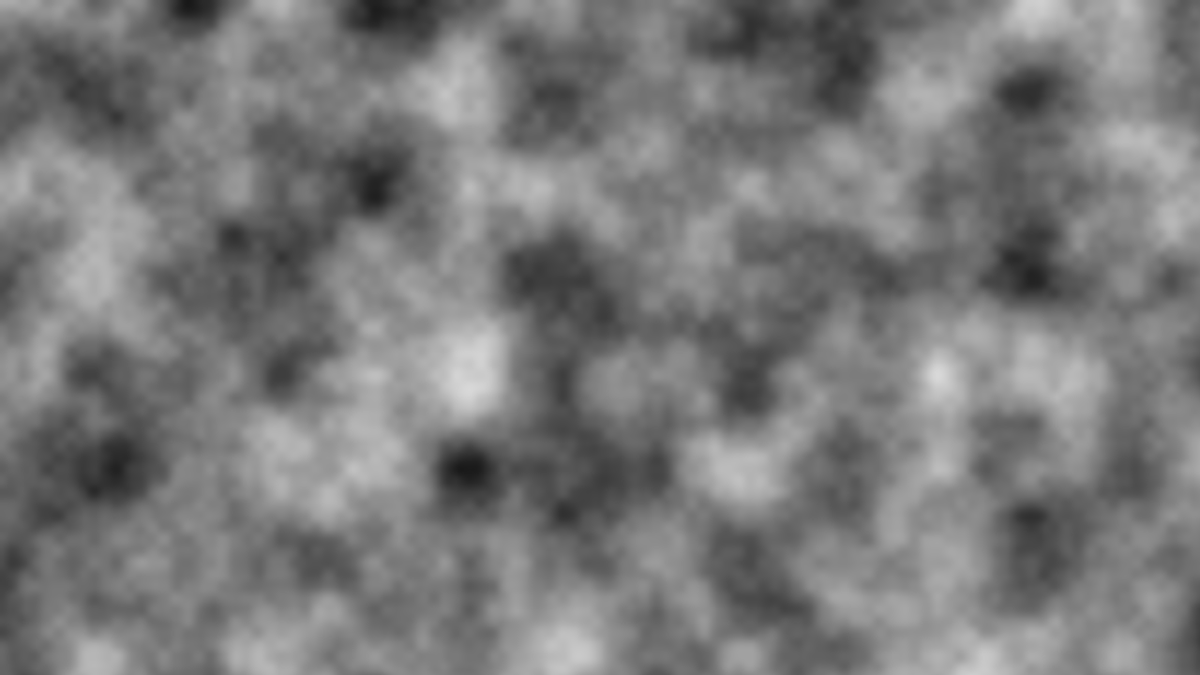
Frame 1 (no input)
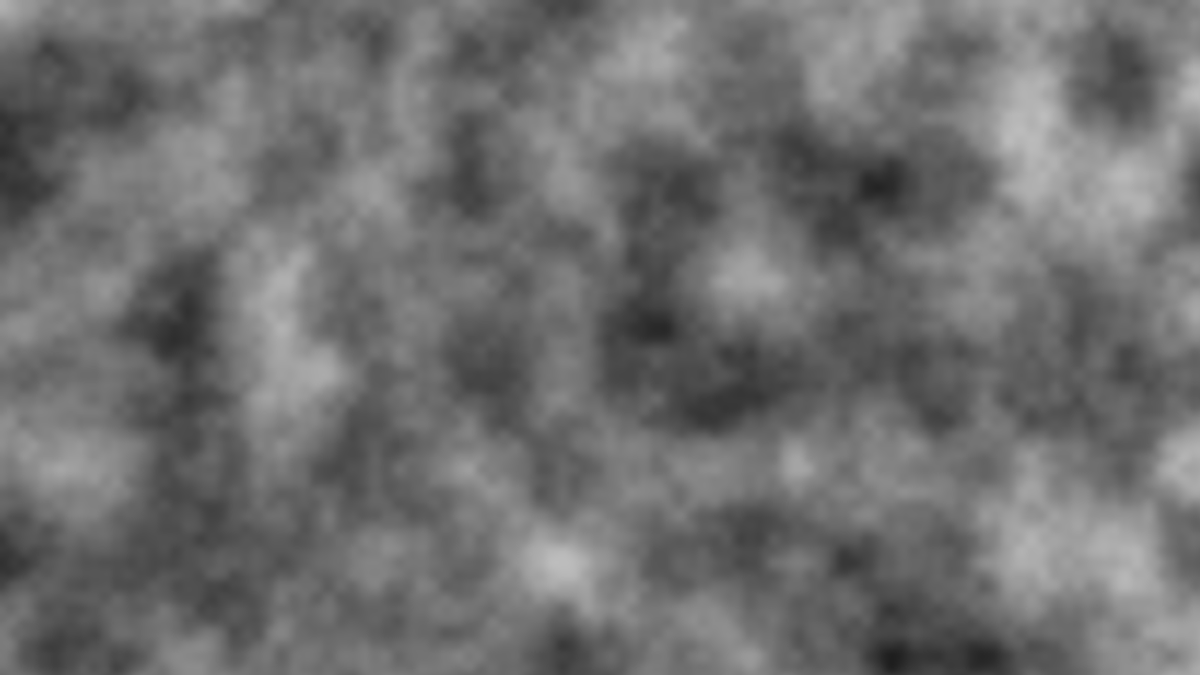
Frame 60 (no input)
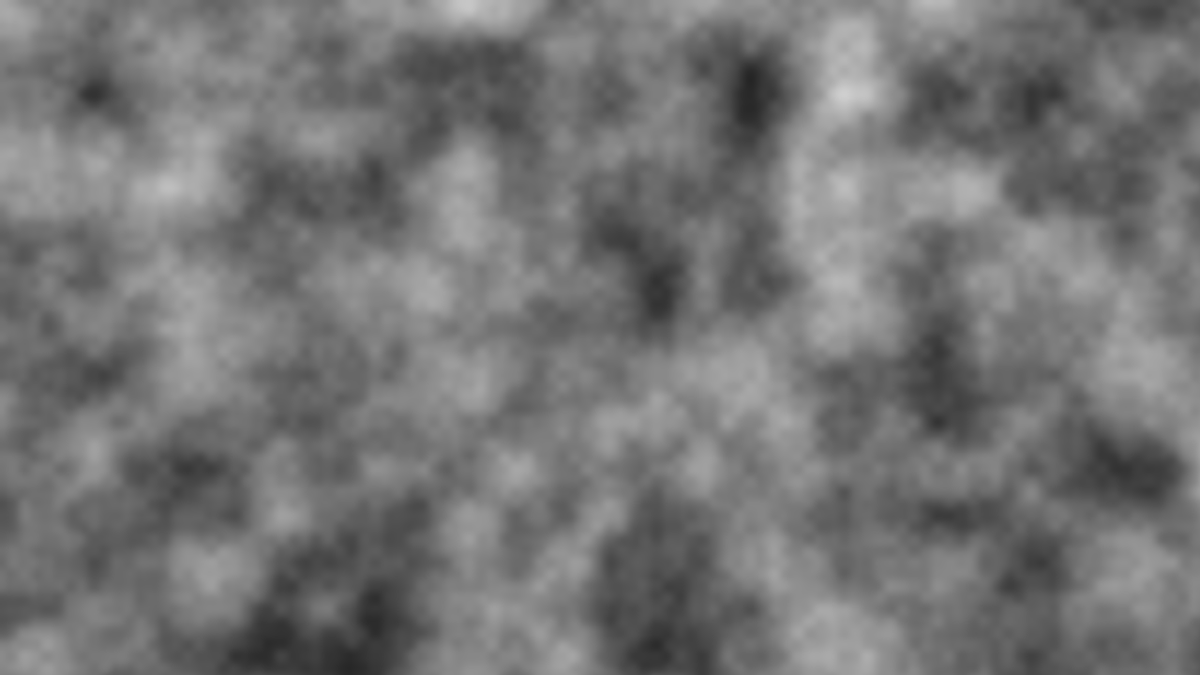
Frame 120 (the mouse pressed at the canvas centre since frame 60)

The p5.js sketch that drew these frames (run headless with seeded random() and noise() and a simulated clock; from frame 60 on, the mouse is pressed at the canvas centre):

// p5.js sketch
// ── sketch.js
let increment = 0.01;
let xOffset;
let yOffset;
let start;

function setup() {
    createCanvas(1280, 720);
    background(0);

    start = 0;
    yOffset = 0;
    pixelDensity(1);

    //noLoop();
}

function draw() {
    loadPixels();

    yOffset = 0;
    for (let x = 0; x < width; x++) {
        // Move in horizontal
        xOffset = 0;
        for (let y = 0; y < height; y++) {
            let index = (x + y * width) * 4;
            let aColor = map(noise(xOffset, yOffset, start), 0, 1, 0, 255);

            // R G B A
            pixels[index] = aColor;
            pixels[index + 1] = aColor;
            pixels[index + 2] = aColor;
            pixels[index + 3] = 255;


            xOffset += increment;
        }
        yOffset += increment;
    }
    updatePixels();

    start += increment * 8;
}

/*

loadPixels();

    for (let x = 0; x < width; x++) {
        for (let y = 0; y < height; y++) {
            let index = (x + y * width) * 4;
            pixels[index] = random(255);
            pixels[index + 1] = 0;
            pixels[index + 2] = 0;
            pixels[index + 3] = 255;
        }
    }

    updatePixels();

*/
